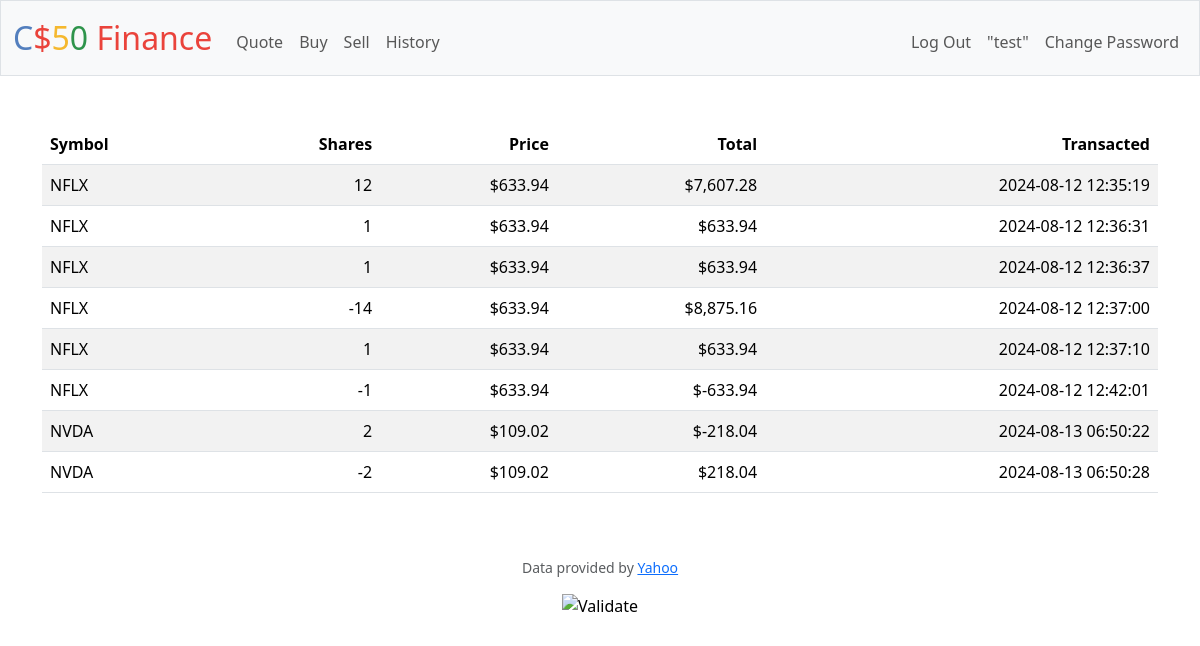
Screenshot of /history (signed in) with the database file from the repository.
### tables this page shows
CREATE TABLE history (id INTEGER PRIMARY KEY AUTOINCREMENT NOT NULL, user_id INTEGER NOT NULL, symbol TEXT NOT NULL,  shares INTEGER NOT NULL, share_price INTEGER NOT NULL, total INTEGER NOT NULL, timestamp TEXT NOT NULL DEFAULT(CURRENT_TIMESTAMP), CONSTRAINT history_fk FOREIGN KEY (user_id) REFERENCES users(id));

### app.py (the view)
@app.route("/history")
@login_required
def history():
    history = db.execute("SELECT * FROM history WHERE user_id = ?", session["user_id"])
    return render_template("history.html", history=history)

### app.py (called while the page is built)
@app.after_request
def after_request(response):
    response.headers["Cache-Control"] = "no-cache, no-store, must-revalidate"
    response.headers["Expires"] = 0
    response.headers["Pragma"] = "no-cache"
    return response

### helpers.py (called while the page is built)
def login_required(f):
    @wraps(f)
    def decorated_function(*args, **kwargs):
        if session.get("user_id") is None:
            return redirect("/login")
        return f(*args, **kwargs)
    return decorated_function

def usd(value):
    return f"${value:,.2f}"

### templates/history.html (shortened to what this page needs)
{% extends "layout.html" %}
{% block main %}
    <table class="table table-striped">
        <thead>
            <tr>
                <th class="text-start">
                    Symbol
                </th>
                <th class="text-end">
                    Shares
                </th>
                <th class="text-end">
                    Price
                </th>
                <th class="text-end">
                    Total
                </th>
                <th class="text-end">
                    Transacted
                </th>
            </tr>
        </thead>
        <tbody>
            {% if history %}
                {% for row in history %}
                    <tr>
                        <td class="text-start">
                            {{row["symbol"]}}
                        </td>
                        <td class="text-end">
                            {{row["shares"]}}
                        </td>
                        <td class="text-end">
                            {{row["share_price"] | usd}}
                        </td>
                        <td class="text-end">
                            {{(row["total"] / 100) | usd}}
                        </td>
                        <td class="text-end">
                            {{row["timestamp"]}}
                        </td>
                    </tr>
                {% endfor %}
            {% endif %}
        </tbody>
    </table>
{% endblock %}

### rows the page displays
history: symbol "NFLX", shares "12", share_price "$633.94", (row['total']/100)|usd "$7,607.28", timestamp "2024-08-12 12:35:19"
history: symbol "NFLX", shares "1", share_price "$633.94", (row['total']/100)|usd "$633.94", timestamp "2024-08-12 12:36:31"
history: symbol "NFLX", shares "1", share_price "$633.94", (row['total']/100)|usd "$633.94", timestamp "2024-08-12 12:36:37"
history: symbol "NFLX", shares "-14", share_price "$633.94", (row['total']/100)|usd "$8,875.16", timestamp "2024-08-12 12:37:00"
history: symbol "NFLX", shares "1", share_price "$633.94", (row['total']/100)|usd "$633.94", timestamp "2024-08-12 12:37:10"
history: symbol "NFLX", shares "-1", share_price "$633.94", (row['total']/100)|usd "$-633.94", timestamp "2024-08-12 12:42:01"
history: symbol "NVDA", shares "2", share_price "$109.02", (row['total']/100)|usd "$-218.04", timestamp "2024-08-13 06:50:22"
history: symbol "NVDA", shares "-2", share_price "$109.02", (row['total']/100)|usd "$218.04", timestamp "2024-08-13 06:50:28"

### other values shown
{{ session["user"] }} "test"
